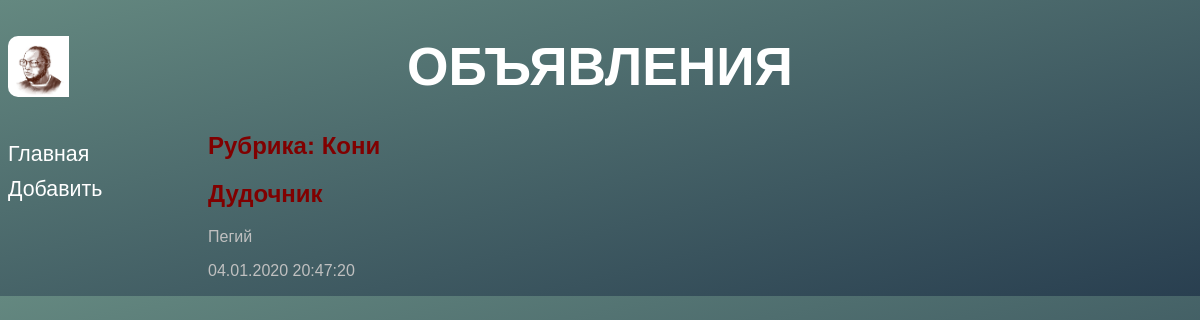
Page /bboard/1/ on the earlier database version.
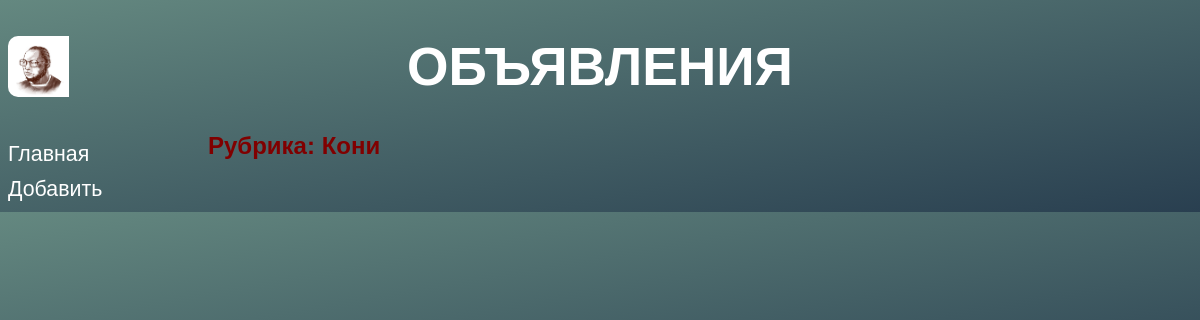
Same page on the later database version.
### bboard/models.py (models this page shows)
class Bb(models.Model):
	title = models.CharField(max_length = 50, verbose_name = 'Товар',
		validators = [validators.RegexValidator(regex = '^.{4,}$')],
		error_messages = {'invalid': 'Неправильное название товара'})
	content = models.TextField(null = True, blank = True, verbose_name = 'Описание')
	price = models. FloatField(null = True, blank = True, verbose_name = 'Цена')
	published = models.DateTimeField(auto_now_add = True, db_index = True, verbose_name = 'Опубликованно')
	rubric = models.ForeignKey('Rubric', null = True, on_delete = models.PROTECT, verbose_name = 'Рубрика')
	def title_and_prices(self):
		if self.price:
			return '%s (%.2f)' % (self.title, self.price)
		else:
			return self.title
	title_and_prices.short_description = 'Название и цена'
	class Meta:
		verbose_name_plural = 'Объявления'
		verbose_name = 'Объявление'
		ordering = ['-published']

### bboard/views.py (the view)
# urls.py: path('<int:rubric_id>/', by_rubric, name = 'by_rubric'),
def by_rubric(request, rubric_id):
	bbs = Bb.objects.filter(rubric = rubric_id)
	rubrics = Bb.objects.all()
	current_rubric = Rubric.objects.get(pk = rubric_id)
	context = {'bbs': bbs, 'rubrics': rubrics, 'current_rubric': current_rubric}
	return render(request, 'bboard/by_rubric.html', context)

### bboard/templates/bboard/by_rubric.html (shortened to what this page needs)
{% extends "layout/basic.html" %}
{% block content %}
<h2>Рубрика: {{ current_rubric.name }}</h2>
{% for bb in bbs %}
<div class="b">
	<h2><a href="{% url 'detail' pk=bb.pk %}" >{{ bb.title }}</a></h2>
	<p>{{ bb.content }}</p>
	<p>{{bb.published|date:"d.m.Y H:i:s"}}</p>
</div>
{% endfor %}
{% endblock %}

Differences in the rows shown:
removed Bb: title "Дудочник", content "Пегий", published "04.01.2020 20:47:20"
